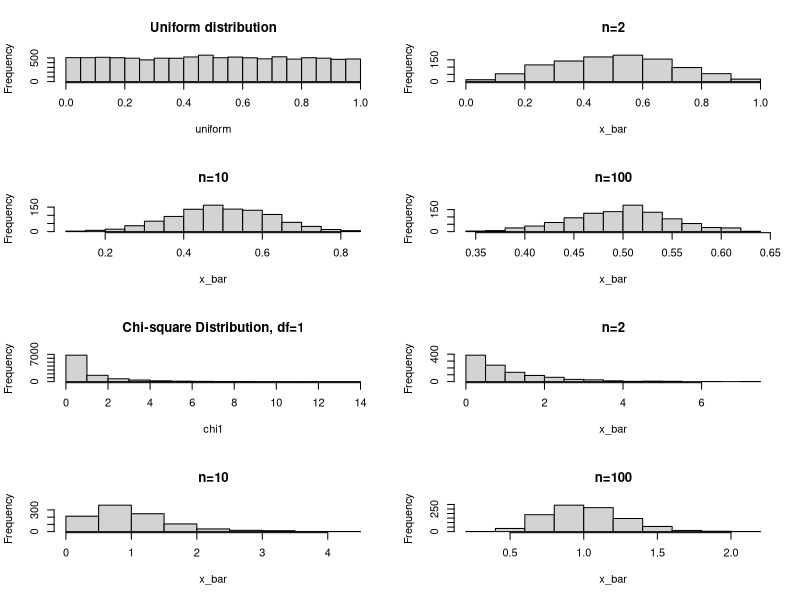

Generate this figure with R:

#THIS CODE SOURCE FILE IS FROM XUETANGX.COM OF TSINGHUA UNIVERSITY

par(mfrow=c(4,2))


uniform<-runif(10000, min = 0, max = 1)
hist(uniform, main="Uniform distribution")
x_bar<-rep(NA,1000)
n<-2
for (i in 1:1000){
  x_bar[i]<-mean(sample(uniform,size=n,replace=F))
}
hist(x_bar,main="n=2")

n<-5
for (i in 1:1000){
  x_bar[i]<-mean(sample(uniform,size=n,replace=F))
}
hist(x_bar,main="n=10")


n<-30
for (i in 1:1000){
  x_bar[i]<-mean(sample(uniform,size=n,replace=F))
}
hist(x_bar,main="n=100")


chi1<-rchisq(10000,df=1)
hist(chi1,  main="Chi-square Distribution, df=1")
x_bar<-rep(NA,1000)
n<-2
for (i in 1:1000){
  x_bar[i]<-mean(sample(chi1,size=n,replace=F))
}
hist(x_bar,main="n=2")

n<-5
for (i in 1:1000){
  x_bar[i]<-mean(sample(chi1,size=n,replace=F))
}
hist(x_bar,main="n=10")


n<-30
for (i in 1:1000){
  x_bar[i]<-mean(sample(chi1,size=n,replace=F))
}
hist(x_bar,main="n=100")


